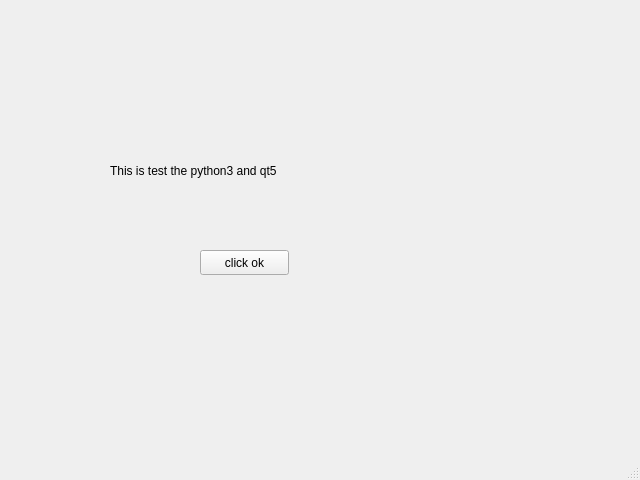
<?xml version="1.0" encoding="UTF-8"?>
<ui version="4.0">
 <class>MainWindow</class>
 <widget class="QMainWindow" name="MainWindow">
  <property name="geometry">
   <rect>
    <x>0</x>
    <y>0</y>
    <width>640</width>
    <height>480</height>
   </rect>
  </property>
  <property name="windowTitle">
   <string>MainWindow</string>
  </property>
  <widget class="QWidget" name="centralwidget">
   <widget class="QLabel" name="label">
    <property name="geometry">
     <rect>
      <x>110</x>
      <y>120</y>
      <width>371</width>
      <height>101</height>
     </rect>
    </property>
    <property name="text">
     <string>This is test the python3 and qt5</string>
    </property>
   </widget>
   <widget class="QPushButton" name="pushButton">
    <property name="geometry">
     <rect>
      <x>200</x>
      <y>250</y>
      <width>89</width>
      <height>25</height>
     </rect>
    </property>
    <property name="text">
     <string>click ok</string>
    </property>
   </widget>
  </widget>
  <widget class="QMenuBar" name="menubar">
   <property name="geometry">
    <rect>
     <x>0</x>
     <y>0</y>
     <width>640</width>
     <height>28</height>
    </rect>
   </property>
  </widget>
  <widget class="QStatusBar" name="statusbar"/>
 </widget>
 <resources/>
 <connections/>
</ui>
